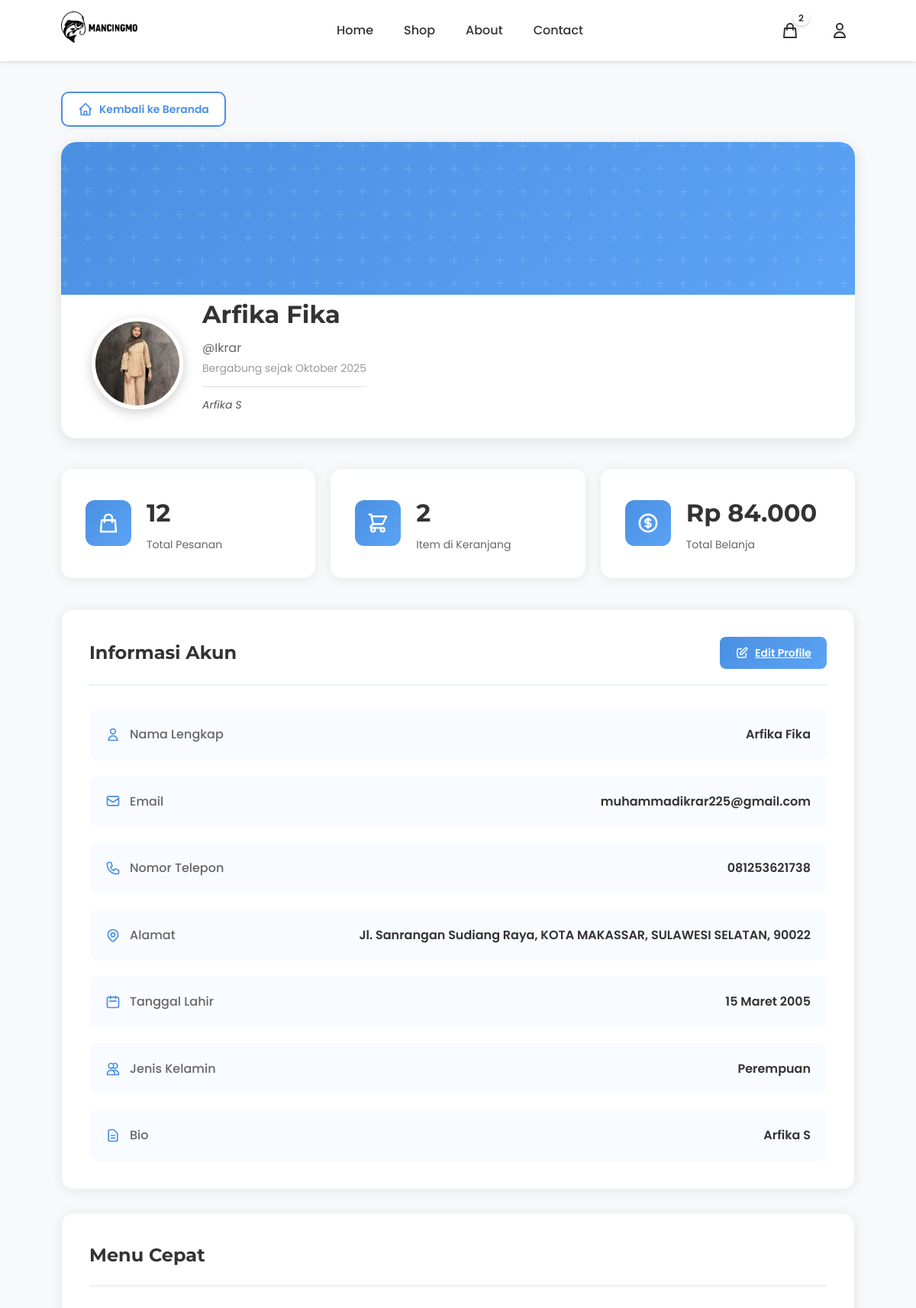
The page /profile/ (signed in, upper part) on the database as committed earlier.
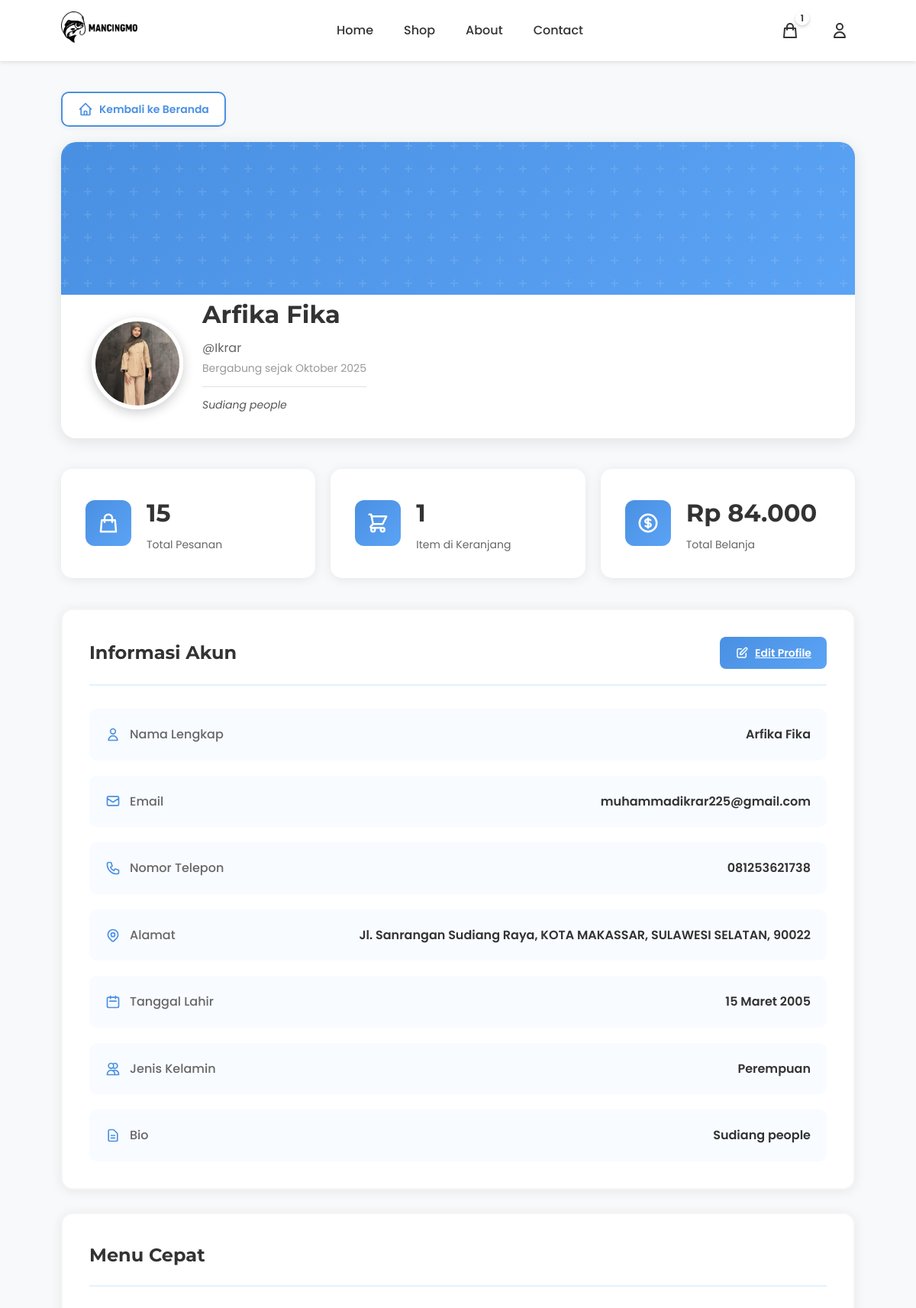
The same page on the database as committed later.
### products/models.py (models this page shows, shortened)
class Cart(models.Model):
    user = models.OneToOneField(User, on_delete=models.CASCADE, related_name='cart', verbose_name="Pengguna")
    created_at = models.DateTimeField(auto_now_add=True, verbose_name="Dibuat Pada")
    updated_at = models.DateTimeField(auto_now=True, verbose_name="Diperbarui Pada")
    class Meta:
        verbose_name = "Keranjang"
        verbose_name_plural = "Keranjang"
        app_label = 'products'
    @property
    def unique_items_count(self):
        return self.items.count()
    def get_unique_items_count(self):
        return self.unique_items_count

class UserProfile(models.Model):
    GENDER_CHOICES = [
        ('L', 'Laki-laki'),
        ('P', 'Perempuan'),
    ]
    user = models.OneToOneField(User, on_delete=models.CASCADE, related_name='profile', verbose_name="Pengguna")
    photo = models.ImageField(upload_to='profiles/', blank=True, null=True, verbose_name="Foto Profile")
    phone = models.CharField(max_length=20, blank=True, verbose_name="Nomor Telepon")
    whatsapp = models.CharField(max_length=20, blank=True, verbose_name="Nomor WhatsApp")
    birth_date = models.DateField(blank=True, null=True, verbose_name="Tanggal Lahir")
    gender = models.CharField(max_length=1, choices=GENDER_CHOICES, blank=True, verbose_name="Jenis Kelamin")
    address = models.TextField(blank=True, verbose_name="Alamat Lengkap")
    province = models.CharField(max_length=100, blank=True, verbose_name="Provinsi")
    city = models.CharField(max_length=100, blank=True, verbose_name="Kota/Kabupaten")
    district = models.CharField(max_length=100, blank=True, verbose_name="Kecamatan")  # ✅ FIELD BARU
    postal_code = models.CharField(max_length=10, blank=True, verbose_name="Kode Pos")
    bio = models.TextField(blank=True, verbose_name="Bio/Deskripsi")
    created_at = models.DateTimeField(auto_now_add=True, verbose_name="Dibuat Pada")
    updated_at = models.DateTimeField(auto_now=True, verbose_name="Diperbarui Pada")
    class Meta:
        verbose_name = "Profile Pengguna"
        verbose_name_plural = "Profile Pengguna"
        app_label = 'products'
    def get_full_address(self):
        parts = []
        if self.address:
            parts.append(self.address)
        if self.district:
            parts.append(self.district)
        if self.city:
            parts.append(self.city)
        if self.province:
            parts.append(self.province)
        if self.postal_code:
            parts.append(self.postal_code)
        return ", ".join(parts) if parts else "Alamat belum diisi"

### products/views.py (the view)
# urls.py: path('profile/', views.profile, name='profile'),
@login_required
def profile(request):
    user_profile, created = UserProfile.objects.get_or_create(user=request.user)
    recent_orders = Order.objects.filter(user=request.user).order_by('-created_at')[:5]
    total_orders = Order.objects.filter(user=request.user).count()
    try:
        cart = Cart.objects.get(user=request.user)
        cart_items_count = cart.items.count()
    except Cart.DoesNotExist:
        cart_items_count = 0
    total_spending = Order.objects.filter(
        user=request.user,
        status__in=['paid', 'processing', 'shipped', 'delivered']
    ).aggregate(total=Sum('total'))['total'] or 0
    context = {
        'profile': user_profile,
        'recent_orders': recent_orders,
        'total_orders': total_orders,
        'cart_items_count': cart_items_count,
        'total_spending': total_spending,
    }
    return render(request, 'registration/profile.html', context)

### products/templatetags/currency_filters.py (called while the page is built)
@register.filter
def rupiah(value):
    try:
        value = float(value)
        formatted = "{:,.0f}".format(value).replace(',', '.')
        return formatted
    except (ValueError, TypeError):
        return value

### templates/registration/profile.html (shortened to what the changed rows need)
{% extends 'base.html' %}
{% load static %}
{% load currency_filters %}
{% block extra_css %}
<link rel="stylesheet" href="{% static 'css/profile.css' %}">
{% endblock %}
{% block content %}
<div class="profile-container">
    <div class="profile-header">
        <div class="profile-header-content">
            <div class="profile-avatar">
                {% if profile.photo %}
                    <img src="{{ profile.photo.url }}" alt="Profile Photo" style="width: 120px; height: 120px; border-radius: 50%; object-fit: cover; border: 5px solid white; box-shadow: 0 4px 15px rgba(0, 0, 0, 0.2);">
                {% else %}
                    <div class="avatar-circle">
                        {% if user.first_name %}{{ user.first_name|first|upper }}{% else %}{{ user.username|first|upper }}{% endif %}{% if user.last_name %}{{ user.last_name|first|upper }}{% endif %}
                    </div>
                {% endif %}
            </div>
            <div class="profile-info">
                <h1>{% if user.first_name %}{{ user.first_name }} {{ user.last_name }}{% else %}{{ user.username }}{% endif %}</h1>
                <p>@{{ user.username }}</p>
                <p class="member-since">Bergabung sejak {{ user.date_joined|date:"F Y" }}</p>
                {% if profile.bio %}
                <p class="profile-bio">{{ profile.bio }}</p>
                {% endif %}
            </div>
        </div>
    </div>
    <div class="profile-content">
        <div class="stats-grid">
            <div class="stat-card">
                <div class="stat-info">
                    <h3>{{ total_orders }}</h3>
                    <p>Total Pesanan</p>
                </div>
            </div>
            <div class="stat-card">
                <div class="stat-info">
                    <h3>{{ cart_items_count }}</h3>
                    <p>Item di Keranjang</p>
                </div>
            </div>
        </div>
        <div class="profile-section">
            <div class="section-header">
                <h2>Informasi Akun</h2>
            </div>
            <div class="account-details">
                <div class="detail-row">
                    <div class="detail-label">
                        <svg viewBox="0 0 24 24" fill="none" stroke="currentColor">
                            <path stroke-linecap="round" stroke-linejoin="round" stroke-width="2" d="M16 7a4 4 0 11-8 0 4 4 0 018 0zM12 14a7 7 0 00-7 7h14a7 7 0 00-7-7z"/>
                        </svg>
                        <span>Nama Lengkap</span>
                    </div>
                    <div class="detail-value">
                        {% if user.first_name %}
                            {{ user.first_name }} {{ user.last_name }}
                        {% else %}
                            {{ user.username }}
                        {% endif %}
                    </div>
                </div>
                <div class="detail-row">
                    <div class="detail-label">
                        <svg viewBox="0 0 24 24" fill="none" stroke="currentColor">
                            <path stroke-linecap="round" stroke-linejoin="round" stroke-width="2" d="M3 8l7.89 5.26a2 2 0 002.22 0L21 8M5 19h14a2 2 0 002-2V7a2 2 0 00-2-2H5a2 2 0 00-2 2v10a2 2 0 002 2z"/>
                        </svg>
                        <span>Email</span>
                    </div>
                    <div class="detail-value">{{ user.email|default:"Belum diisi" }}</div>
                </div>
                <div class="detail-row">
                    <div class="detail-label">
                        <span>Nomor Telepon</span>
                    </div>
                    <div class="detail-value">{{ profile.phone|default:"Belum diisi" }}</div>
                </div>
                <div class="detail-row">
                    <div class="detail-label">
                        <span>Alamat</span>
                    </div>
                    <div class="detail-value">{{ profile.get_full_address }}</div>
                </div>
                <div class="detail-row">
                    <div class="detail-label">
                        <svg viewBox="0 0 24 24" fill="none" stroke="currentColor">
                            <path stroke-linecap="round" stroke-linejoin="round" stroke-width="2" d="M8 7V3m8 4V3m-9 8h10M5 21h14a2 2 0 002-2V7a2 2 0 00-2-2H5a2 2 0 00-2 2v12a2 2 0 002 2z"/>
                        </svg>
                        <span>Tanggal Lahir</span>
                    </div>
                    <div class="detail-value">
                        {% if profile.birth_date %}
                            {{ profile.birth_date|date:"d F Y" }}
                        {% else %}
                            Belum diisi
                        {% endif %}
                    </div>
                </div>
                <div class="detail-row">
                    <div class="detail-label">
                        <svg viewBox="0 0 24 24" fill="none" stroke="currentColor">
                            <path stroke-linecap="round" stroke-linejoin="round" stroke-width="2" d="M12 4.354a4 4 0 110 5.292M15 21H3v-1a6 6 0 0112 0v1zm0 0h6v-1a6 6 0 00-9-5.197M13 7a4 4 0 11-8 0 4 4 0 018 0z"/>
                        </svg>
                        <span>Jenis Kelamin</span>
                    </div>
                    <div class="detail-value">
                        {% if profile.gender %}
                            {{ profile.get_gender_display }}
                        {% else %}
                            Belum diisi
                        {% endif %}
                    </div>
                </div>
                {% if profile.bio %}
                <div class="detail-row detail-bio">
                    <div class="detail-label">
                        <svg viewBox="0 0 24 24" fill="none" stroke="currentColor">
                            <path stroke-linecap="round" stroke-linejoin="round" stroke-width="2" d="M9 12h6m-6 4h6m2 5H7a2 2 0 01-2-2V5a2 2 0 012-2h5.586a1 1 0 01.707.293l5.414 5.414a1 1 0 01.293.707V19a2 2 0 01-2 2z"/>
                        </svg>
                        <span>Bio</span>
                    </div>
                    <div class="detail-value bio-text">{{ profile.bio }}</div>
                </div>
                {% endif %}
            </div>
        </div>
        <div class="profile-section">
            <div class="section-header">
                <h2>Menu Cepat</h2>
            </div>
        </div>
    </div>
</div>
{% endblock %}

### templates/includes/header.html (shortened to what this page needs)
{% load static %}
<nav>
    <div class="logo">
        <a href="{% url 'home' %}">
            <img src="{% static 'image/logo mancingmo.png' %}" alt="MancingMo Logo">
        </a>
    </div>
    <ul class="nav-links">
        <li><a href="{% url 'home' %}">Home</a></li>
        <li><a href="{% url 'shop' %}">Shop</a></li>
        <li><a href="{% url 'about' %}">About</a></li>
        <li><a href="{% url 'contact' %}">Contact</a></li>
    </ul>
    <div class="nav-icons">
        <a href="{% url 'cart' %}" class="icon-link cart-icon-wrapper">
            <svg fill="none" stroke="currentColor" viewBox="0 0 24 24">
                <path stroke-linecap="round" stroke-linejoin="round" stroke-width="2" d="M16 11V7a4 4 0 00-8 0v4M5 9h14l1 12H4L5 9z"/>
            </svg>
            {% if user.is_authenticated %}
                {% if user.cart.get_unique_items_count > 0 %}
                <span class="cart-badge" id="cartBadge">{{ user.cart.get_unique_items_count }}</span>
                {% else %}
                <span class="cart-badge" id="cartBadge" style="display: none;"></span>
                {% endif %}
            {% endif %}
        </a>
        {% if user.is_authenticated %}
        <div class="user-menu">
            <button class="user-btn">
                <svg fill="none" stroke="currentColor" viewBox="0 0 24 24">
                    <path stroke-linecap="round" stroke-linejoin="round" stroke-width="2" d="M16 7a4 4 0 11-8 0 4 4 0 018 0zM12 14a7 7 0 00-7 7h14a7 7 0 00-7-7z"/>
                </svg>
            </button>
        </div>
        {% endif %}
    </div>
</nav>

Rows that differ between the two databases and show on the page:
changed UserProfile "Jl. Sanrangan Sudiang Raya, KOTA MAKASSAR, SULAWESI SELATAN, 90022": bio "Arfika S" → "Sudiang people"
Other text that changed with them:
{{ user.cart.get_unique_items_count }}: "2" → "1"
{{ total_orders }}: "12" → "15"
{{ cart_items_count }}: "2" → "1"
